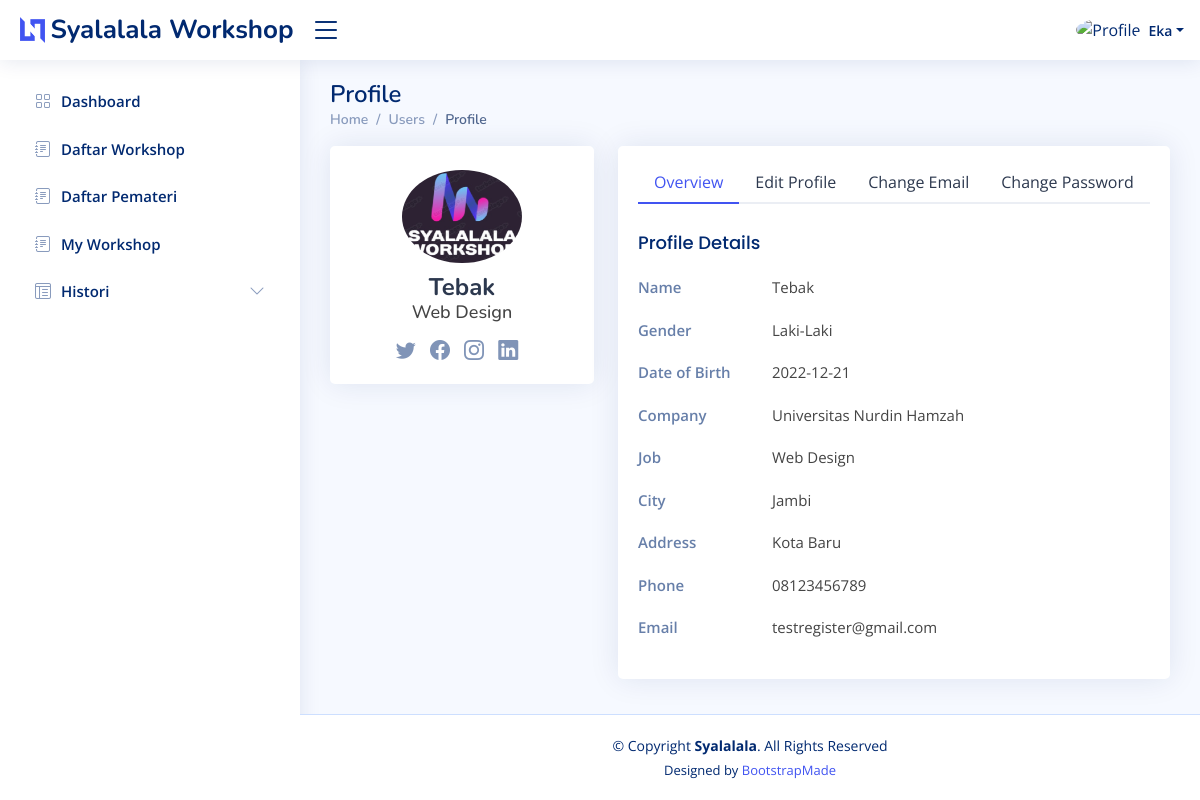
/main/profileUsers.php (signed in), run on the app's committed database.
### tables this page shows
CREATE TABLE `users` (
  `id_users` int(11) NOT NULL,
  `email` varchar(50) NOT NULL,
  `password` varchar(225) NOT NULL,
  `nama` varchar(30) DEFAULT NULL,
  `jk_users` char(10) DEFAULT NULL,
  `tgl_lahir` date DEFAULT NULL,
  `no_wa` varchar(15) DEFAULT NULL,
  `pekerjaan` varchar(30) DEFAULT NULL,
  `instansi` varchar(30) DEFAULT NULL,
  `alamat` varchar(50) DEFAULT NULL,
  `kota` varchar(20) DEFAULT NULL,
  `gambar` varchar(75) DEFAULT NULL,
  `type` varchar(15) DEFAULT NULL
);

### main/function.php (called while the page is built, shortened)
<?php
$host = "localhost";
$user = "root";
$pass = "";
$db = "db_workshop";
$conn = mysqli_connect($host, $user, $pass, $db);
function querySelect($table, $field, $isi_field)
{
  global $conn;
  $result = mysqli_query($conn, "SELECT * FROM $table WHERE $field='$isi_field'");
  $rows = [];
  while ($row = mysqli_fetch_assoc($result)) {
    $rows[] = $row;
  }
  return $rows;
}
?>

### main/profileUsers.php (the view, shortened to what this page needs)
<?php
require_once 'function.php';
$table = "users";
$field = "id_users";
$isi_field = $_COOKIE['i'];
require_once '../template/sidebar.php';
$show = querySelect($table, $field, $isi_field)[0];
?>
<div class="pagetitle">
  <h1>Profile</h1>
  <nav>
    <ol class="breadcrumb">
      <li class="breadcrumb-item"><a href="dashboard.php">Home</a></li>
      <li class="breadcrumb-item">Users</li>
      <li class="breadcrumb-item active">Profile</li>
    </ol>
  </nav>
</div>
<section class="section profile">
  <div class="row">
    <div class="col-xl-4">
      <div class="card">
        <div class="card-body profile-card pt-4 d-flex flex-column align-items-center">
          <img src="../gambar/<?php echo $show["gambar"] ?>" alt="Profile" class="rounded-circle">
          <h2><?php echo $show["nama"] ?></h2>
          <h3><?php echo $show["pekerjaan"] ?></h3>
          <div class="social-links mt-2">
            <a href="#" class="twitter"><i class="bi bi-twitter"></i></a>
            <a href="#" class="facebook"><i class="bi bi-facebook"></i></a>
            <a href="#" class="instagram"><i class="bi bi-instagram"></i></a>
            <a href="#" class="linkedin"><i class="bi bi-linkedin"></i></a>
          </div>
        </div>
      </div>
    </div>
    <div class="col-xl-8">
      <div class="card">
        <div class="card-body pt-3">
          <ul class="nav nav-tabs nav-tabs-bordered">
            <li class="nav-item">
              <button class="nav-link active" data-bs-toggle="tab" data-bs-target="#profile-overview">Overview</button>
            </li>
            <li class="nav-item">
              <button class="nav-link" data-bs-toggle="tab" data-bs-target="#profile-edit">Edit Profile</button>
            </li>
            <li class="nav-item">
              <button class="nav-link" data-bs-toggle="tab" data-bs-target="#profile-change-email">Change Email</button>
            </li>
            <li class="nav-item">
              <button class="nav-link" data-bs-toggle="tab" data-bs-target="#profile-change-password">Change Password</button>
            </li>
          </ul>
          <div class="tab-content pt-2">
            <div class="tab-pane fade show active profile-overview" id="profile-overview">
              <h5 class="card-title">Profile Details</h5>
              <div class="row">
                <div class="col-lg-3 col-md-4 label ">Name</div>
                <div class="col-lg-9 col-md-8"><?php echo $show["nama"] ?></div>
              </div>
              <div class="row">
                <div class="col-lg-3 col-md-4 label ">Gender</div>
                <div class="col-lg-9 col-md-8"><?php echo $show["jk_users"] ?></div>
              </div>
              <div class="row">
                <div class="col-lg-3 col-md-4 label ">Date of Birth</div>
                <div class="col-lg-9 col-md-8"><?php echo $show["tgl_lahir"] ?></div>
              </div>
              <div class="row">
                <div class="col-lg-3 col-md-4 label">Company</div>
                <div class="col-lg-9 col-md-8"><?php echo $show["instansi"] ?></div>
              </div>
              <div class="row">
                <div class="col-lg-3 col-md-4 label">Job</div>
                <div class="col-lg-9 col-md-8"><?php echo $show["pekerjaan"] ?></div>
              </div>
              <div class="row">
                <div class="col-lg-3 col-md-4 label">City</div>
                <div class="col-lg-9 col-md-8"><?php echo $show["kota"] ?></div>
              </div>
              <div class="row">
                <div class="col-lg-3 col-md-4 label">Address</div>
                <div class="col-lg-9 col-md-8"><?php echo $show["alamat"] ?></div>
              </div>
              <div class="row">
                <div class="col-lg-3 col-md-4 label">Phone</div>
                <div class="col-lg-9 col-md-8"><?php echo $show["no_wa"] ?></div>
              </div>
              <div class="row">
                <div class="col-lg-3 col-md-4 label">Email</div>
                <div class="col-lg-9 col-md-8"><?php echo $show["email"] ?></div>
              </div>
            </div>
          </div>
        </div>
      </div>
    </div>
  </div>
</section>
<?php require_once '../template/footer.php'; ?>

### assets/css/style.css (style rules this page uses)
:root { scroll-behavior: smooth; }
body { font-family: "Open Sans", sans-serif; background: #f6f9ff; color: #444444; }
a { color: #4154f1; text-decoration: none; }
h1, h2, h3, h4, h5, h6 { font-family: "Nunito", sans-serif; }
.pagetitle { margin-bottom: 10px; }
.pagetitle h1 { font-size: 24px; margin-bottom: 0; font-weight: 600; color: #012970; }
.card { margin-bottom: 30px; border: none; border-radius: 5px; box-shadow: 0px 0 30px rgba(1, 41, 112, 0.1); }
.card-title { padding: 20px 0 15px 0; font-size: 18px; font-weight: 500; color: #012970; font-family: "Poppins", sans-serif; }
.card-body { padding: 0 20px 20px 20px; }
.breadcrumb { font-size: 14px; font-family: "Nunito", sans-serif; color: #899bbd; font-weight: 600; }
.breadcrumb a { color: #899bbd; transition: 0.3s; }
.breadcrumb .breadcrumb-item::before { color: #899bbd; }
.breadcrumb .active { color: #51678f; font-weight: 600; }
.nav-tabs-bordered { border-bottom: 2px solid #ebeef4; }
.nav-tabs-bordered .nav-link { margin-bottom: -2px; border: none; color: #2c384e; }
.nav-tabs-bordered .nav-link.active { background-color: #fff; color: #4154f1; border-bottom: 2px solid #4154f1; }
.profile .profile-card img { max-width: 120px; }
.profile .profile-card h2 { font-size: 24px; font-weight: 700; color: #2c384e; margin: 10px 0 0 0; }
.profile .profile-card h3 { font-size: 18px; }
.profile .profile-card .social-links a { font-size: 20px; display: inline-block; color: rgba(1, 41, 112, 0.5); line-height: 0; margin-right: 10px; transition: 0.3s; }
.profile .profile-overview .row { margin-bottom: 20px; font-size: 15px; }
.profile .profile-overview .card-title { color: #012970; }
.profile .profile-overview .label { font-weight: 600; color: rgba(1, 41, 112, 0.6); }

### data on the page
users: gambar (picture), nama "Tebak", pekerjaan "Web Design", jk_users "Laki-Laki", tgl_lahir "2022-12-21", instansi "Universitas Nurdin Hamzah", kota "Jambi", alamat "Kota Baru", no_wa "08123456789", email "testregister@gmail.com"

### other printed values
$nama "Eka"
